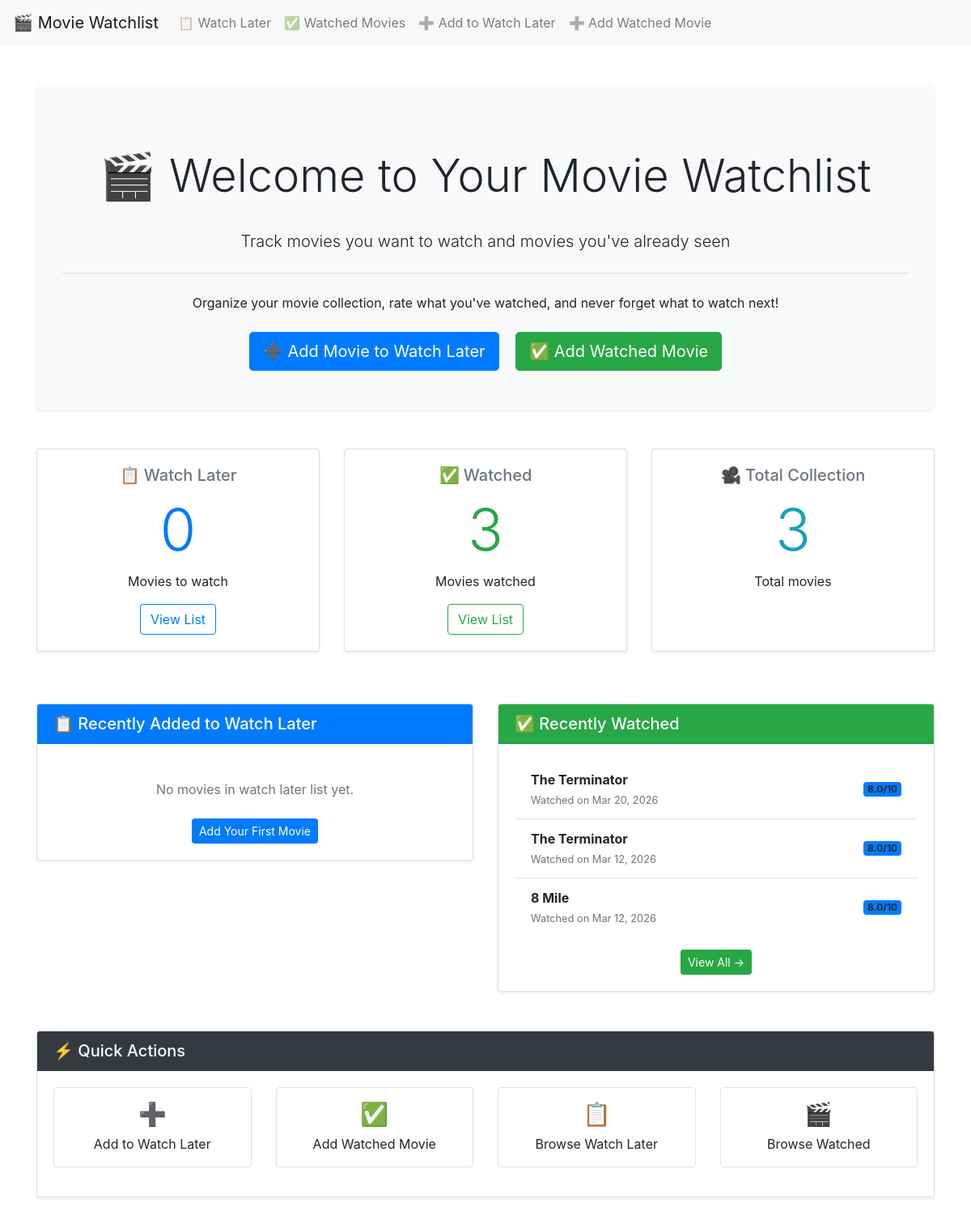
Before: / with the older database file.
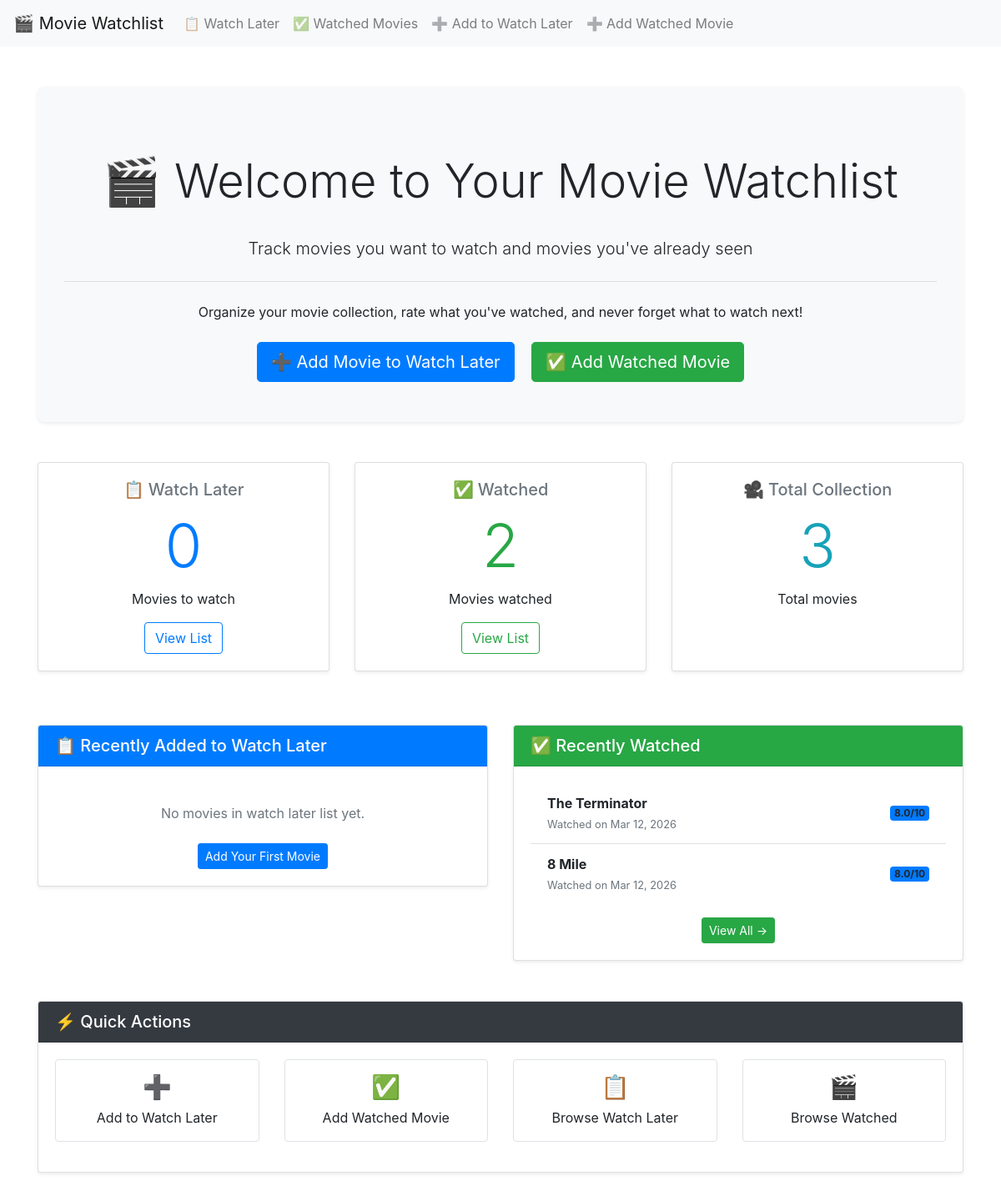
After: the same page with the newer database file.
### movies/models.py (models this page shows, shortened)
class WatchedMovie(models.Model):
    movie = models.ForeignKey(Movie, on_delete=models.CASCADE)
    my_rating = models.FloatField(null=True)
    watched_date = models.DateField()

class Movie(models.Model):
    title = models.CharField(max_length=255)
    release_year = models.IntegerField()
    director = models.CharField(max_length=255)
    general_rating = models.FloatField()
    total_ratings = models.IntegerField()
    description = models.TextField()
    keywords = models.CharField(max_length=255)
    tmdb_id = models.IntegerField()
    tmdb_poster_path = models.CharField(max_length=255)
    watch_later = models.BooleanField(default=False)

### movies/views.py (the view)
# urls.py: path('', index, name='index'),
def index(request):
    watch_later_count = Movie.objects.filter(watch_later=True).count()
    watched_count = WatchedMovie.objects.count()
    total_movies = Movie.objects.count()
    recent_watched = WatchedMovie.objects.all().order_by('-watched_date')[:5]
    recent_watch_later = Movie.objects.filter(watch_later=True).order_by('-id')[:5]
    context = {
        'watch_later_count': watch_later_count,
        'watched_count': watched_count,
        'total_movies': total_movies,
        'recent_watched': recent_watched,
        'recent_watch_later': recent_watch_later,
    }
    return render(request, "index.html", context)

### movies/templates/index.html (shortened to what the changed rows need)
{% extends "base.html" %}
{% block content %}
{% with active_page='home' %}
    <div class="container mt-5">
        <div class="jumbotron text-center bg-light shadow-sm">
            <h1 class="display-4">🎬 Welcome to Your Movie Watchlist</h1>
        </div>
        <div class="row mt-5 mb-4">
            <div class="col-md-4 mb-3">
                <div class="card text-center shadow-sm h-100">
                    <div class="card-body">
                        <h2 class="display-3 text-primary">{{ watch_later_count }}</h2>
                    </div>
                </div>
            </div>
            <div class="col-md-4 mb-3">
                <div class="card text-center shadow-sm h-100">
                    <div class="card-body">
                        <h5 class="card-title text-muted">✅ Watched</h5>
                        <h2 class="display-3 text-success">{{ watched_count }}</h2>
                        <p class="card-text">Movies watched</p>
                        <a href="{% url 'find_watched_movies' %}" class="btn btn-outline-success">View List</a>
                    </div>
                </div>
            </div>
            <div class="col-md-4 mb-3">
                <div class="card text-center shadow-sm h-100">
                    <div class="card-body">
                        <h2 class="display-3 text-info">{{ total_movies }}</h2>
                    </div>
                </div>
            </div>
        </div>
        <div class="row mt-5">
            <div class="col-md-6 mb-4">
                <div class="card shadow-sm">
                    <div class="card-body">
                        {% if recent_watched %}
                            <ul class="list-group list-group-flush">
                                {% for watched_movie in recent_watched %}
                                    <li class="list-group-item d-flex justify-content-between align-items-center">
                                        <div>
                                            <strong>{{ watched_movie.movie.title }}</strong>
                                            <br>
                                            <small class="text-muted">Watched on {{ watched_movie.watched_date|date:"M d, Y" }}</small>
                                        </div>
                                        <span class="badge bg-primary">{{ watched_movie.my_rating }}/10</span>
                                    </li>
                                {% endfor %}
                            </ul>
                        {% else %}
                            <p class="text-muted text-center my-4">No watched movies yet.</p>
                            <div class="text-center">
                                <a href="{% url 'add_watched_movie' %}" class="btn btn-sm btn-success">Add Your First Watched Movie</a>
                            </div>
                        {% endif %}
                    </div>
                </div>
            </div>
        </div>
    </div>
{% endwith %}
{% endblock %}

Changed rows visible on the page:
removed WatchedMovie: movie "The Terminator", watched_date "Mar 20, 2026", my_rating "8.0"
Other visible differences:
{{ watched_count }}: "3" → "2"
